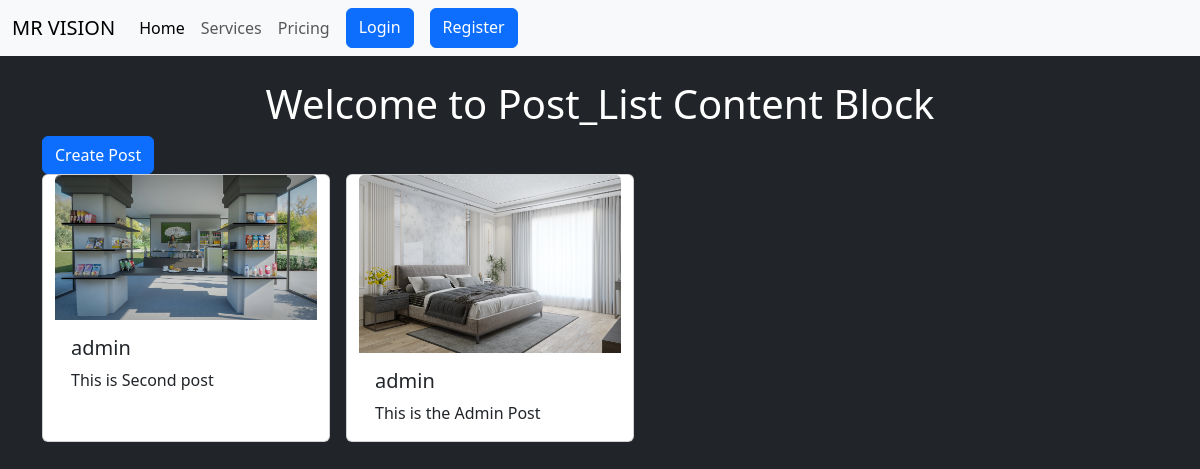
/posts/, run on an earlier commit of the app's database.
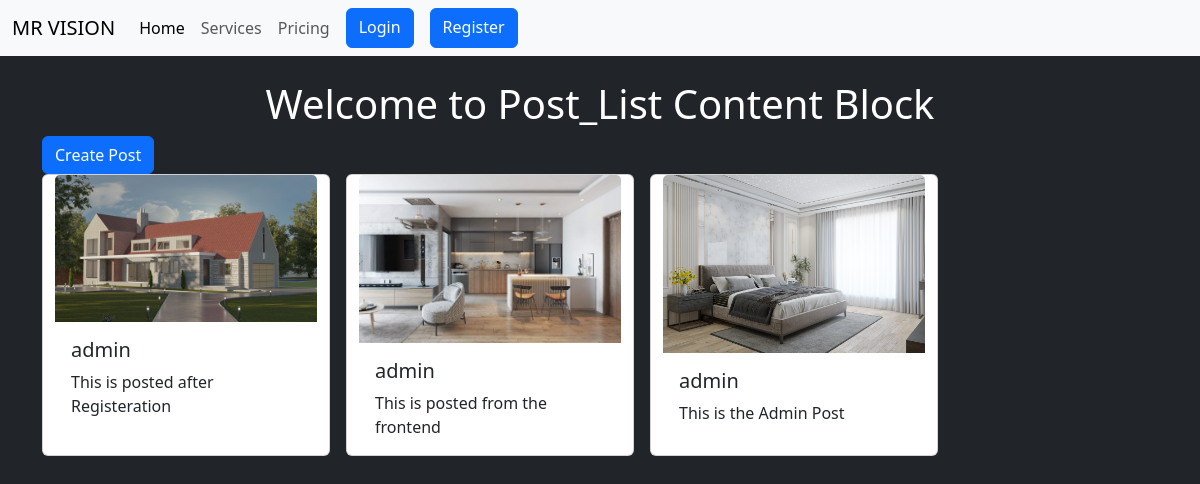
And on a later commit of the database.
### posts/models.py (models this page shows, shortened)
class Posts(models.Model):
    user = models.ForeignKey(User, on_delete=models.CASCADE)
    text= models.TextField(max_length=240)
    photo = models.ImageField(upload_to='photos/', blank = True, null = True)
    created_at= models.DateTimeField(auto_now_add=True)
    updated_at = models.DateTimeField(auto_now_add=True)

### posts/views.py (the view)
def posts_list(request):
    posts = Posts.objects.all().order_by('-created_at')
    return render(request, 'posts/post_list.html', {'posts': posts})

### posts/templates/posts/post_list.html (shortened to what this page needs)
{% extends "layout.html" %}
{% block content %}
<h1 class="text-center mt-4">Welcome to Post_List Content Block</h1>
<a class="btn btn-primary" href="{% url 'post_create' %}">Create Post</a>
<div class="container row gap-3 ">
    {% for post in posts %}
    <div class="card" style="width: 18rem;">
        {% if post.photo %}
        <img src="{{ post.photo.url }}" class="card-img-top" alt="Post image">
        {% else %}
        <img src="/static/default.jpg" class="card-img-top" alt="Default image">
        {% endif %}
        <div class="card-body">
            <h5 class="card-title">{{post.user.username}}</h5>
            <p class="card-text">{{post.text}}</p>
        </div>
    </div>
    {% endfor %}
</div>
{% endblock %}

### templates/layout.html (shortened to what this page needs)
{% load static %}
<!DOCTYPE html>
<html lang="en" data-bs-theme="bright">
<head>
    <link href="https://cdn.jsdelivr.net/npm/bootstrap@5.3.8/dist/css/bootstrap.min.css" rel="stylesheet"
>
</head>
<body class="bg-dark">
    <nav class="navbar navbar-expand-lg bg-body-tertiary">
        <div class="container-fluid">
            <a class="navbar-brand" href="#">MR VISION </a>
            <div class="collapse navbar-collapse" id="navbarNavAltMarkup">
                <div class="navbar-nav">
                    <a class="nav-link active" aria-current="page" href="posts">Home</a>
                    <a class="nav-link" href="#">Services</a>
                    <a class="nav-link" href="#">Pricing</a>
                    {% if user.is_authenticated %}
                    <form method="post" action="{% url 'logout' %}">
                        {% csrf_token %}
                        <button class="btn btn-danger " type="submit">Logout</button>
                    </form>
                    {% else %}
                    <a href="{% url 'login' %}" class="btn btn-primary mx-2">Login</a>
                    <a href="{% url 'register' %}" class="btn btn-primary mx-2">Register</a>
                    {% endif %}
                </div>
            </div>
        </div>
    </nav>
    <div class="container">
        {% block content %}
        {% endblock %}
    </div>
</body>
</html>

### templates/layout.html (style rules this page uses)
body { background-color: #000; color: #fff; }

What changed in the data, as far as the page shows it:
removed Posts: photo (picture), user.username "admin", text "This is Second post"
added Posts: photo (picture), user.username "admin", text "This is posted after Registeration"
added Posts: photo (picture), user.username "admin", text "This is posted from the frontend"
